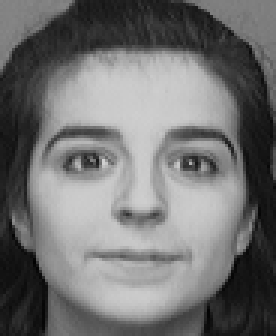
%> input picture Matlab Labs/11/test_images/C10/10.pgm, 92 x 112 px (shown 3 times larger); its folder holds only this picture in this run
$ octave Tree_testing.m   (GNU Octave 9; MATLAB toolbox functions it lacks are replaced by stand-ins)
%> lines starting %> are read from the running program, lines starting %| are printed output that depends on the picture
%> further down, test_image is the input picture: size 112x92 uint8; min 1, max 208, mean 113.6
### Matlab Labs/11/get_featureVector.m
function vector=get_featureVector(image)


[A1,H1,V1,D1] = dwt2(double(image),'haar','mode','per');  % four sub-bands in the first decomposition of the block
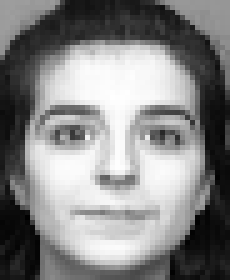
%> A1: size 56x46 double (shown 5 times larger); min 23.5, max 410.5, mean 227.2; drawn with min black and max white
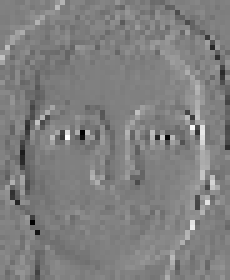
%> V1: size 56x46 double (shown 5 times larger); min -92.5, max 91.5, mean -0.1; drawn with min black and max white
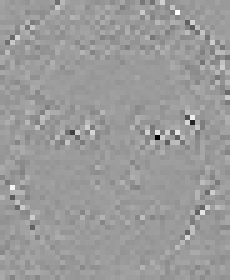
%> D1: size 56x46 double (shown 5 times larger); min -59.5, max 38.5, mean 0.1; drawn with min black and max white
[A2,H2,V2,D2] = dwt2(A1,'haar','mode','per'); % second decomposition
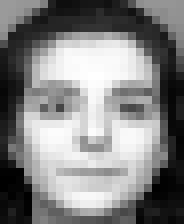
%> A2: size 28x23 double (shown 8 times larger); min 70.75, max 817.8, mean 454.4; drawn with min black and max white
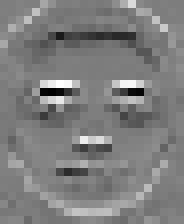
%> H2: size 28x23 double (shown 8 times larger); min -171.5, max 176, mean 0.8; drawn with min black and max white
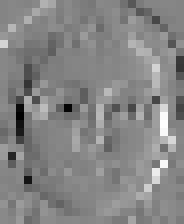
%> V2: size 28x23 double (shown 8 times larger); min -187.3, max 170.5, mean -0.4; drawn with min black and max white
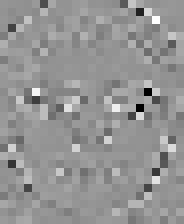
%> D2: size 28x23 double (shown 8 times larger); min -93, max 66.25, mean -0.4; drawn with min black and max white
[A3,H3,V3,D3] = dwt2(A2,'haar','mode','per'); % third decomposition
% use mean and standard deviation
vector=[mean(mean(abs(H1))),std2(H1),mean(mean(abs(V1))),std2(V1),mean(mean(abs(D1))),std2(D1),mean(mean(abs(H2))),std2(H2),...
    mean(mean(abs(V2))),std2(V2),mean(mean(abs(D2))),std2(D2),...
    mean(mean(abs(H3))),std2(H3),mean(mean(abs(V3))),std2(V3),mean(mean(abs(D3))),std2(D3)];
%> vector = 18 values, max 95.4 at index 14, min 3.06 at index 5, mean 31.59

vector=vector';

### Matlab Labs/11/Tree_testing.m
% testing phase - Test Images are in folder test_images
clc
folder=dir('test_images\C10\');
Number_of_images=length(folder)-2; % number of images in C1

for i=1:Number_of_images,
    test_image=imread(['test_images\C10\' folder(i+2).name]);
    feature_vector=get_featureVector(test_image); % function get_featureVector returns a column vector.
%> feature_vector has the same summary as vector in get_featureVector
%> (the run ends here)

$ run again, on Matlab Labs/11/test_images/C10/9.pgm
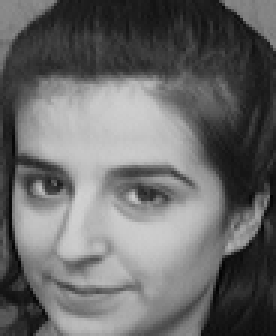
%> input picture Matlab Labs/11/test_images/C10/9.pgm, 92 x 112 px (shown 3 times larger)
%> test_image is the input picture: size 112x92 uint8; min 2, max 209, mean 105.4
%> in get_featureVector, `[A2,H2,V2,D2] = dwt2(A1,'haar','mode','per');`:
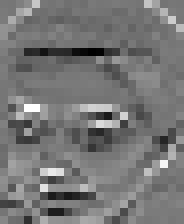
%> H2: size 28x23 double (shown 8 times larger); min -131.8, max 150, mean -0.9; drawn with min black and max white
%> in get_featureVector, `[A2,H2,V2,D2] = dwt2(A1,'haar','mode','per');`:
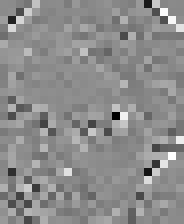
%> D2: size 28x23 double (shown 8 times larger); min -77.75, max 63, mean -0.2; drawn with min black and max white
%> vector = 18 values, max 91.24 at index 16, min 3.08 at index 5, mean 30.63
%> feature_vector has the same summary as vector in get_featureVector

$ run again, on Matlab Labs/11/test_images/C10/6.pgm
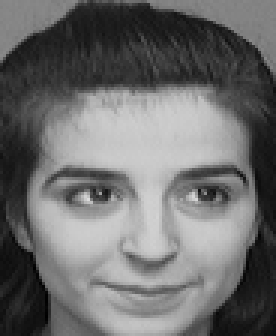
%> input picture Matlab Labs/11/test_images/C10/6.pgm, 92 x 112 px (shown 3 times larger)
%> test_image is the input picture: size 112x92 uint8; min 0, max 219, mean 108.9
%> in get_featureVector, `[A2,H2,V2,D2] = dwt2(A1,'haar','mode','per');`:
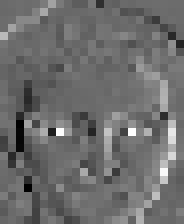
%> V2: size 28x23 double (shown 8 times larger); min -142.3, max 193.5, mean 1.5; drawn with min black and max white
%> in get_featureVector, `[A2,H2,V2,D2] = dwt2(A1,'haar','mode','per');`:
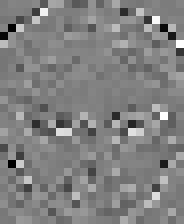
%> D2: size 28x23 double (shown 8 times larger); min -67.25, max 67, mean 0.4; drawn with min black and max white
%> vector = 18 values, max 97.15 at index 14, min 3.41 at index 5, mean 31.32
%> feature_vector has the same summary as vector in get_featureVector
